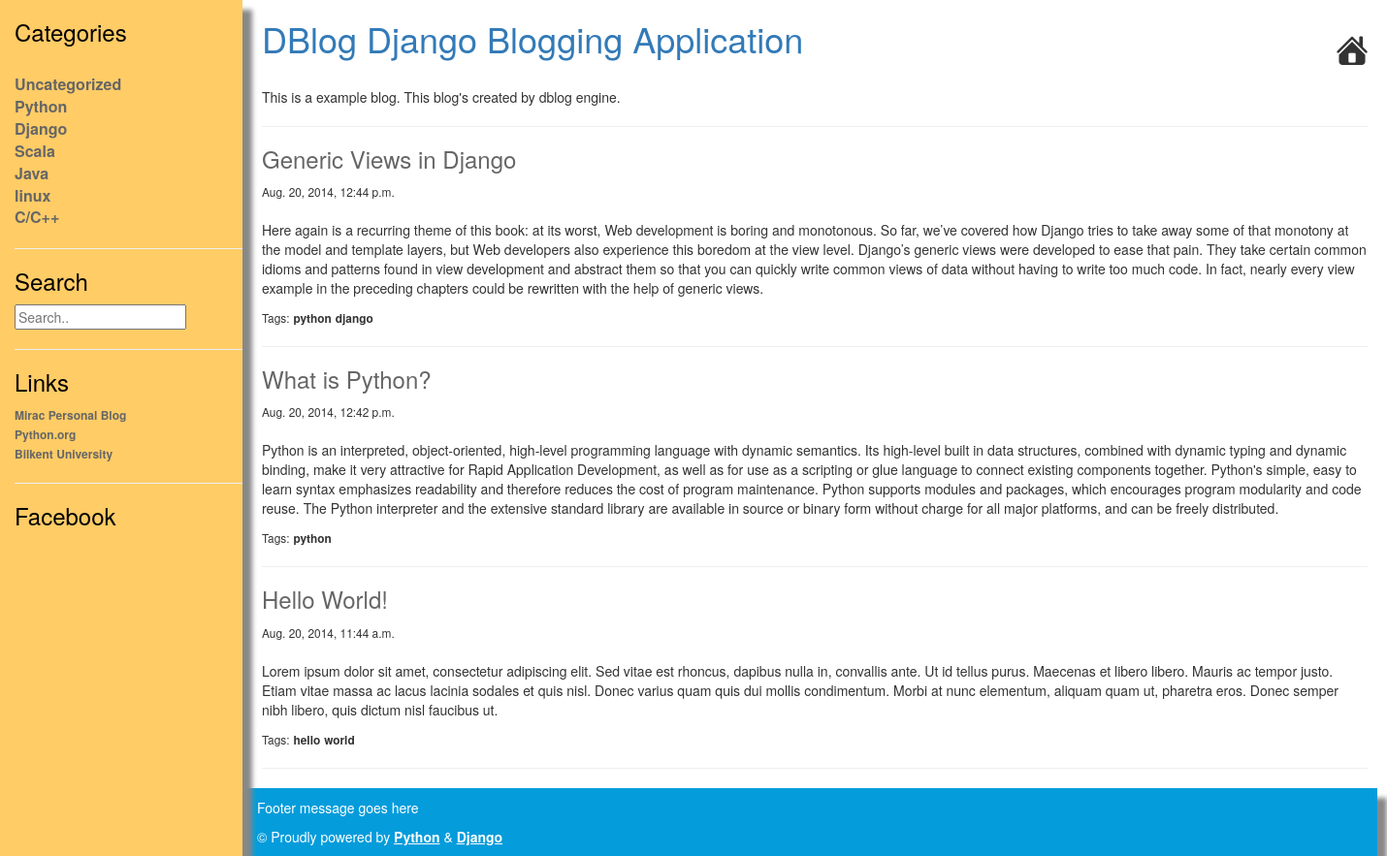
Before: / with the older database file.
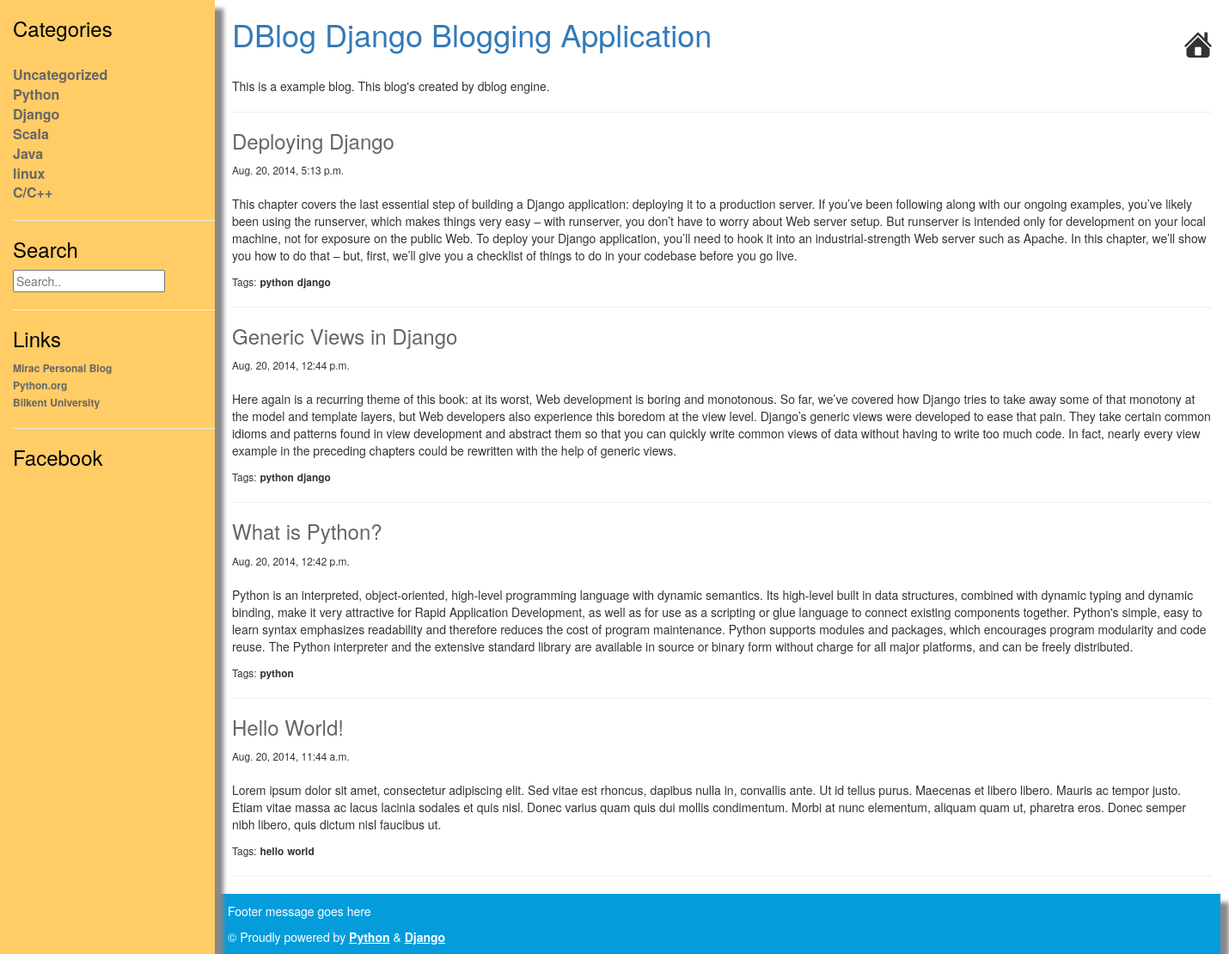
After: the same page with the newer database file.
### blog/models.py (models this page shows, shortened)
class Category(models.Model):
    title = models.CharField(max_length=255)
    slug = models.SlugField(auto_created=True)
    description = models.TextField()

class Setting(models.Model):
    site_title = models.CharField(max_length=255)
    site_description = models.TextField(max_length=300)
    footer_description = models.CharField(max_length=255)

class Post(models.Model):
    title = models.CharField(max_length=255)
    slug = models.SlugField(auto_created=True)
    description = models.TextField()
    content = models.TextField()
    created_date = models.DateTimeField(auto_now_add=True)
    modified_date = models.DateTimeField(auto_now=True)
    is_published = models.BooleanField(default=False)
    category = models.ForeignKey('Category')
    tags = models.ManyToManyField('Tag')
    author = models.ForeignKey(User)

class Tag(models.Model):
    name = models.CharField(max_length=255)
    slug = models.SlugField()

### blog/views.py (the view)
# urls.py: url(r'^$', 'blog.views.index'),
def index(request):
    posts = Post.objects.all().order_by("-created_date")
    return render_to_response("index.html", {
        "posts": posts,
        "categories": categories,
        "settings": settings
    }, RequestContext(request))

### templates/index.html
{% extends "base.html" %}
{% block content %}
    <div class="posts">
        {% for post in posts %}
            <div id="container">
                <h3><a href="/view/{{ post.slug }}.html">{{ post.title }}</a></h3>
                <small>{{ post.modified_date }}</small>
                <br/><br/>
                <p>{{ post.description|truncatewords:300 }}</p>
                <small>Tags:</small>
                {% for tag in post.tags.all %}
                    <b>
                        <small>{{ tag.name }}</small>
                    </b>
                {% endfor %}
            </div>
            <hr/>
        {% endfor %}
    </div>
{% endblock %}

### templates/base.html (shortened to what this page needs)
{% load staticfiles %}
<!doctype html>
<html lang="tr">
<head>
    <link rel="stylesheet" href="http://maxcdn.bootstrapcdn.com/bootstrap/3.2.0/css/bootstrap.min.css"/>
    <link rel="stylesheet" href="{% static "style.css" %}"/>
</head>
<body>
<div id="wrapper">
    <div id="sidebar-wrapper"
         style="padding-left:15px;color: #000;box-shadow: 10px 10px 5px #888888;background-color:#FFCC66;">
        {% block sidebar %}
            <div id="cats">
                {% include "_categories.html" %}
            </div>
        {% endblock %}
        <hr/>
        <h3 style="color: #000">Search</h3>
        <form action="/search.html" method="GET">
            <input type="text" name="keyword" id="keyword" placeholder="Search.."/>
        </form>
        <hr/>
        <h3 style="color: #000">Links</h3>
        <ul>
            <li><a style="font-size: 12px;color: #666" href="http://mirac.me">Mirac Personal Blog</a></li>
            <li><a style="font-size: 12px;color: #666" href="https://www.python.org">Python.org</a></li>
            <li><a style="font-size: 12px;color: #666" href="http://www.bilkent.edu.tr">Bilkent University</a></li>
        </ul>
        <hr/>
        <h3 style="color: #000">Facebook</h3>
    </div>
    <div id="page-content-wrapper">
        <div class="page-content">
            <div class="container">
                <div class="row">
                    <div class="col-md-12">
                        <span id="logo" style="float: right">
                            <a href="{% url "index" %}"><img src="{% static "home.png" %}" width="32" height="32"
                                                             style="margin-top: 35px" alt=""/></a>
                        </span>
                        <h1><a href="{% url 'index' %}">{{ settings.site_title }}</a></h1>
                        <br>
                        <div class="posts">
                            {{ settings.site_description }}
                        </div>
                        <hr/>
                        {% block content %} {% endblock %}
                    </div>
                </div>
            </div>
        </div>
    </div>
    <div id="page-content-wrapper"
         style="margin-left:-10px;background-color:#049cdb;color: #ffffff;padding:10px;box-shadow: 10px 10px 5px #888888;">
        <div class="page-content">
            <div class="container">
                <div class="row">
                    <div class="col-md-12">
                        <p id="footer-message">
                            {{ settings.footer_description }}
                        </p>
                 <span style="text-align: right">&copy; Proudly powered by <a class="footer_url"
                                                                              href="http://python.org" target="_blank">Python</a> &
            <a class="footer_url" href="https://www.djangoproject.com" target="_blank">Django</a></span>
                    </div>
                </div>
            </div>
        </div>
    </div>
</div>
</body>
</html>

### templates/_categories.html
{% load cache %}
<h3 style="color: #000">Categories</h3>
<br>
<ul>
    {% cache 1 sidebar %}
        {% for category in categories %}
            <li><a style="color: #666; font-size: 16px" href="/category/{{ category.slug }}.html">{{ category.title }}</a></li>
        {% endfor %}
    {% endcache %}
</ul>

### static/style.css (style rules this page uses)
ul { padding: 0; }
ul li { list-style: none; }
ul li a { color: #ffffff; font-weight: bold; font-size: 18px; }
.posts a { text-decoration: none; color: #666; }
#wrapper { padding-left: 250px; transition: all 0.4s ease 0s; }
#sidebar-wrapper { margin-left: -250px; left: 250px; width: 250px; background: #000; position: fixed; height: 100%; overflow-y: auto; z-index: 1000; transition: all 0.4s ease 0s; }
#page-content-wrapper { width: 100%; }
.footer_url { color: #FFF; font-weight: bold; text-decoration: underline; }

Changed rows visible on the page:
added Post: title "Deploying Django", modified_date "Aug. 20, 2014, 5:13 p.m.", description "This chapter covers the last essential step of building a Django application: deploying it to a production server. If you’ve been following along with our ongoing examples, you’ve likely been using the runserver, which makes things very easy – with runserver, you don’t have to worry about Web server setup. But runserver is intended only for development on your local machine, not for exposure on the public Web. To deploy your Django application, you’ll need to hook it into an industrial-strength Web server such as Apache. In this chapter, we’ll show you how to do that – but, first, we’ll give you a checklist of things to do in your codebase before you go live.", Tag (name "python"), Tag (name "django")
